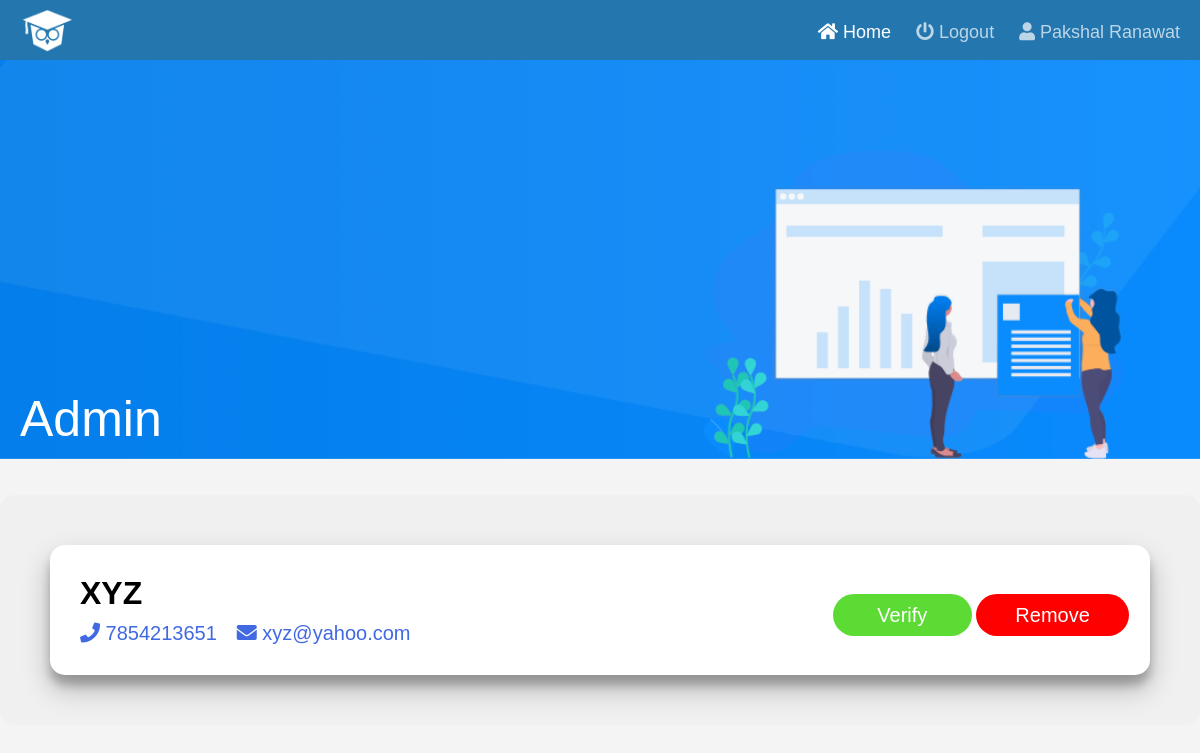
The page /php/admin.php (signed in) on the database its author committed.
### tables this page shows
CREATE TABLE `company` (
  `company_no` int(11) NOT NULL,
  `company_email` varchar(20) NOT NULL,
  `company_pass` varchar(300) NOT NULL,
  `company_name` varchar(30) NOT NULL,
  `company_phnumber` varchar(10) NOT NULL,
  `verified` int(11) NOT NULL
);

### php/admin.php (the view, shortened to what this page needs)
<?php
include '_dbconnect.php';
?>
<!DOCTYPE html>
<html lang="en">
<head>
    <link rel="stylesheet" href="../css/admin.css" />
    <link rel="stylesheet" href="../css/navbar.css" />
    <link rel="stylesheet" href="https://cdnjs.cloudflare.com/ajax/libs/font-awesome/5.14.0/css/all.min.css" />
</head>
<body>
    <nav class="navbar">
        <img src="../web_dev_img/dailysmarty.png" class="logo">
        <ul class="main-nav" id="js-menu">
            <li>
                <a href="#" class="nav-links select-page"><i class="fa fa-home" aria-hidden="true"></i> Home</a>
            </li>
            <li>
                <a href="logout.php" class="nav-links"><i class="fa fa-power-off" aria-hidden="true"></i> Logout</a>
            </li>
            <li>
                <a href="#" class="nav-links"><i class="fa fa-user" aria-hidden="true"></i> <?php echo $_SESSION['navname']; ?></a>
            </li>
        </ul>
    </nav>
    <div class="image-text-box">
        <div class="bottom-left">Admin</div>
    </div>
    <div class="super-container">
    <?php
        $sql = "SELECT * FROM `company` WHERE `verified` = 0;";
        $result = mysqli_query($conn, $sql);
        while($row = mysqli_fetch_assoc($result)){
            echo '<div class="component">
            <div class="job">
                <h3>'. $row['company_name'] .'</h3>
            </div>
            <div class="company-location">
                <a class="locate"><i class="fa fa-phone" aria-hidden="true"></i>
                    <span>'. $row['company_phnumber'] .'</span></a>
                <a class="header-five">
                    <i class="fa fa-envelope" aria-hidden="true"></i>
                    <span>'. $row['company_email'] .'</span></a>
            </div>
            <div class="application">
                <a href="admin.php?v_id='. $row['company_no'] .'" class="apply-button toggle-accepted">&nbspVerify&nbsp</a>
                <a href="admin.php?r_id='. $row['company_no'] .'" class="apply-button toggle-rejected">Remove</a>
            </div>
        </div>';
        }
    ?>
    </div>
</body>
</html>

### css/admin.css (style rules this page uses)
.super-container { margin-top: 50px; background: #f0f0f0; padding: 20px; border-radius: 15px; max-width: 1349px; margin: 35px auto; }
.component { border-radius: 15px; margin: 30px; background: white; padding: 30px; box-shadow: 0 14px 28px rgba(0, 0, 0, 0.25), 0 10px 10px rgba(0, 0, 0, 0.22); }
.job { display: flex; }
.company-location { display: flex; }
h3 { font-size: xx-large; margin-bottom: 10px; }
.application { float: right; position: relative; top: -31px; right: 2%; }
.apply-button { text-decoration: none; color: white; padding: 10px 39px; border-radius: 23px; position: relative; left: 10%; top: -10px; font-size: 20px; }
.toggle-accepted { background-color: #5cdb35; }
.toggle-rejected { background-color: #ff0000; }
.company-location span { color: #4169e1; font-size: 20px; font-weight: lighter; }
.company-location { font-size: 20px; }
.header-five { padding-left: 20px; height: 20px; color: #4169e1; }
.locate { color: #4169e1; }

### css/navbar.css (style rules this page uses)
* { box-sizing: border-box; padding: 0; margin: 0; }
body { font-family: "Josefin Sans", sans-serif; background-color: #f4f4f4; }
.navbar { background-color: #2376ae; font-size: 18px; height: 60px; }
.nav-links { text-decoration: none; color: rgba(255, 255, 255, 0.7); }
.select-page { text-decoration: none; color: rgba(255, 255, 255, 1); }
.logo { margin-top: 8px; height: 45px; }
.main-nav { list-style-type: none; }
.main-nav { display: flex; flex-direction: row; justify-content: flex-end; padding-bottom: 20px; margin-right: 20px; position: relative; top: -36px; }
.nav-links { padding-left: 25px; }
.image-text-box { background-image: url(../web_dev_img/bradcam.png); background-size: cover; background-repeat: no-repeat; height: 400px; background-position: 90% center; }
.bottom-left { position: relative; top: 330px; padding-left: 20px; color: rgba(255, 255, 255, 1); font-size: 50px; }

### rows shown on the page
company: company_name "XYZ", company_phnumber "7854213651", company_email "xyz@yahoo.com"

### other values the page prints
$_SESSION['navname'] "Pakshal Ranawat"
